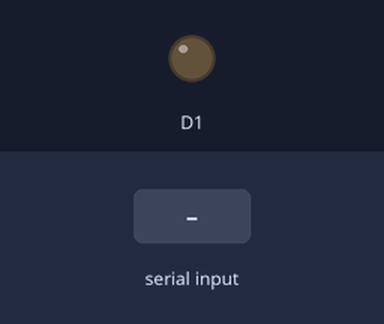
Simulated run of this sketch. Board: Particle Photon. Parts: output pins drawn as LEDs (lit = HIGH). The test bench sets the inputs (shaded band). What the sketch prints to the serial monitor is not drawn.

Above: at 1.2 s.
1.3 s: "1\n" received over Serial
Timing chart, 0 to 4.3 s (numbered marks = the images above; inputs shaded):
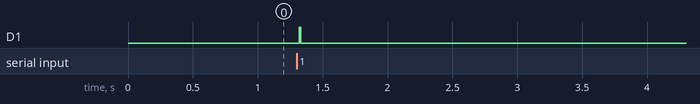

The sketch:

Serial_particle_bridge.ino
```cpp
const byte numChars = 500;
char receivedChars[numChars]; // an array to store the received data

boolean newData = false;

void setup() {
 Serial.begin(115200);
 pinMode(1, OUTPUT);
 Serial.println("<Arduino is ready>");
}

void loop() {
 recvWithEndMarker();
 showNewData();
}

void recvWithEndMarker() {
 static byte ndx = 0;
 char endMarker = '\n';
 char endMarker2 = '\r';
 char rc;

 // if (Serial.available() > 0) {
           while (Serial.available() > 0 && newData == false) {
 rc = Serial.read();

 if (rc != endMarker && rc != endMarker2) {
 receivedChars[ndx] = rc;
 ndx++;
 if (ndx >= numChars) {
 ndx = numChars - 1;
 }
 }
 else {
 receivedChars[ndx] = '\0'; // terminate the string
 ndx = 0;
 newData = true;
 }
 }
}

void showNewData() {
 if (newData == true) {
 Serial.print("This just in ... ");
 Serial.println(receivedChars);
 newData = false;

 //Consider replacing the static function name with something that can be set from the connected serial device

 Particle.publish("writeDB", receivedChars, 60, PRIVATE);
   digitalWrite(1, HIGH);   // Turn the LED on (Note that LOW is the voltage level
                                    // but actually the LED is on; this is because
                                    // it is acive low on the ESP-01)
  delay(10);                      // Wait for a second
  digitalWrite(1, LOW);  // Turn the LED off by making the voltage HIGH
  memset(receivedChars, 0, sizeof(receivedChars));
 }
}
```

Measured:
- after the input at 1.3 s, D1: LOW → HIGH at once, → LOW 0.01 s later
